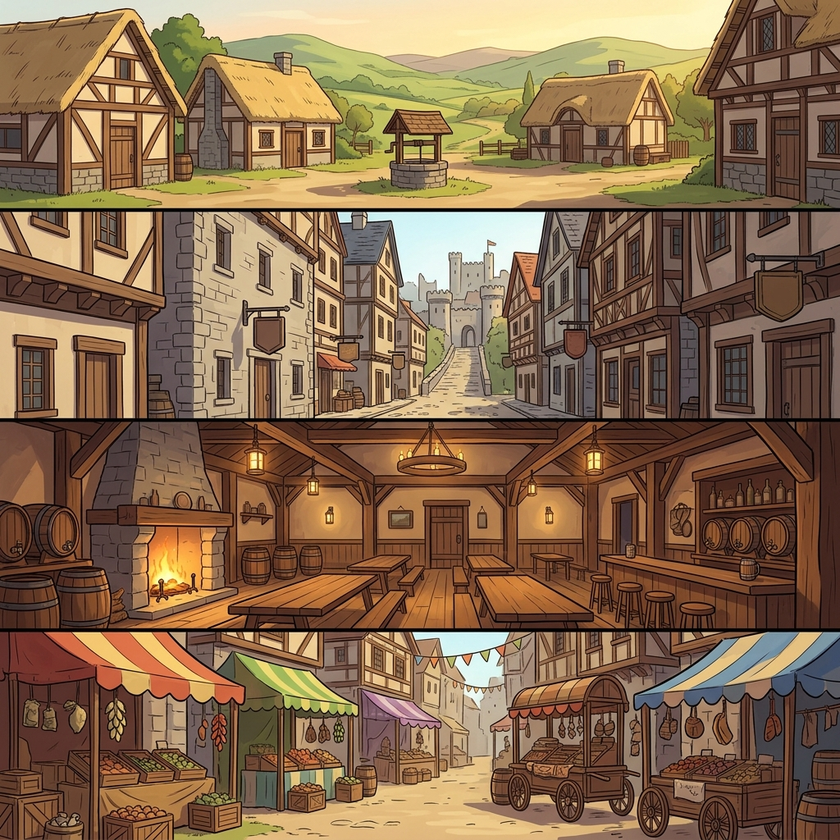
#> input picture art/raw/scenes-batch-1.png, 840 x 840 px, shrunk from 1024 x 1024 before the run, found by its file name
$ python slice_scenes.py art/raw/scenes-batch-1.png loc-village loc-town loc-tavern loc-market
#> lines starting #> are read from the running program, lines starting #| are printed output that depends on the picture
#!/usr/bin/env python3
"""
Slice multi-scene sheet images (4 horizontal landscape rows stacked vertically)
into individual scene PNGs in art/source/ (e.g. scene-loc-village.png).

Usage:
  python art/slice_scenes.py <sheet_image_path> id1 id2 id3 id4

Example:
  python art/slice_scenes.py art/raw/scenes-batch-1.png loc-village loc-town loc-tavern loc-market
"""
import sys
import os
from PIL import Image

SRC_DIR = os.path.join(os.path.dirname(__file__), "source")
os.makedirs(SRC_DIR, exist_ok=True)

def slice_sheet(sheet_path: str, ids: list[str], margin: int = 4):
#> called with sheet_path = 'art/raw/scenes-batch-1.png', margin = 4
    if not os.path.exists(sheet_path):
        print(f"Error: file not found: {sheet_path}")
        sys.exit(1)

    im = Image.open(sheet_path).convert("RGB")
#> im is the input picture: PIL image 840x840 RGB; mean R, G, B 133.9, 105.4, 77.8
    width, height = im.size
#> width = 840; height = 840
    num_rows = len(ids)
    row_height = height / num_rows
#> row_height = 210

    print(f"Loaded {sheet_path} ({width}x{height}), slicing into {num_rows} rows (margin={margin}px)...")
#> (printed output is left out)

    for i, scene_id in enumerate(ids):
        top = int(round(i * row_height)) + margin
        bottom = int(round((i + 1) * row_height)) - margin
        if bottom <= top:
            top = int(round(i * row_height))
            bottom = int(round((i + 1) * row_height))

        # Crop row strip
        strip = im.crop((0, top, width, bottom))

        out_path = os.path.join(SRC_DIR, f"scene-{scene_id}.png")
        strip.save(out_path, "PNG")
        print(f"  Saved row {i+1} ({strip.width}x{strip.height}) -> {out_path}")
#> this loop made 4 passes
#> pass 1, in slice_sheet, `strip = im.crop((0, top, width, bottom))`:
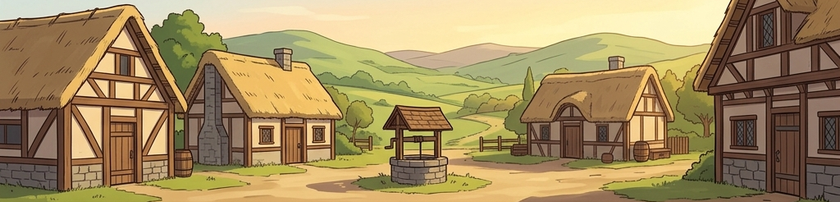
#> strip: PIL image 840x202 RGB; mean R, G, B 163.2, 140.9, 96.2
#> pass 2, in slice_sheet, `strip = im.crop((0, top, width, bottom))`:
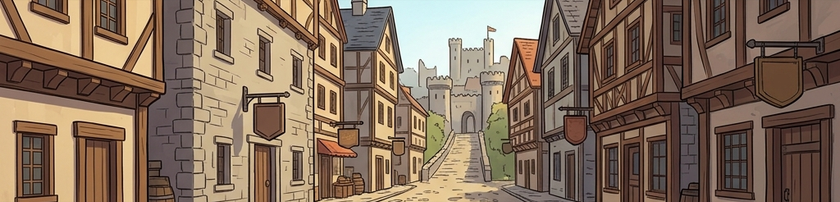
#> strip: PIL image 840x202 RGB; mean R, G, B 132, 110.7, 92.6
#> pass 3, in slice_sheet, `strip = im.crop((0, top, width, bottom))`:
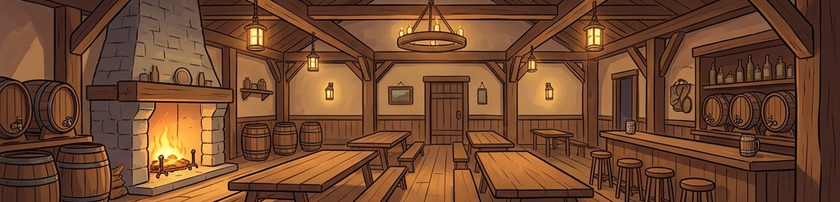
#> strip: PIL image 840x202 RGB; mean R, G, B 113.8, 72, 46.5
#> after the loop:
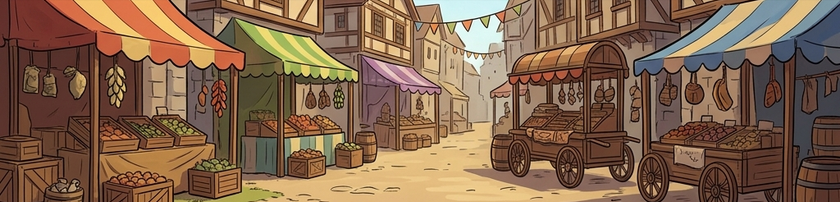
#> strip: PIL image 840x202 RGB; mean R, G, B 131, 100.8, 77.1

if __name__ == "__main__":
    if len(sys.argv) < 3:
        print("Usage: python art/slice_scenes.py <sheet_image_path> <id1> <id2> ...")
        sys.exit(1)

    sheet = sys.argv[1]
    scene_ids = sys.argv[2:]
    slice_sheet(sheet, scene_ids)

$ run again, with art/raw/scenes-batch-2.png copied over art/raw/scenes-batch-1.png
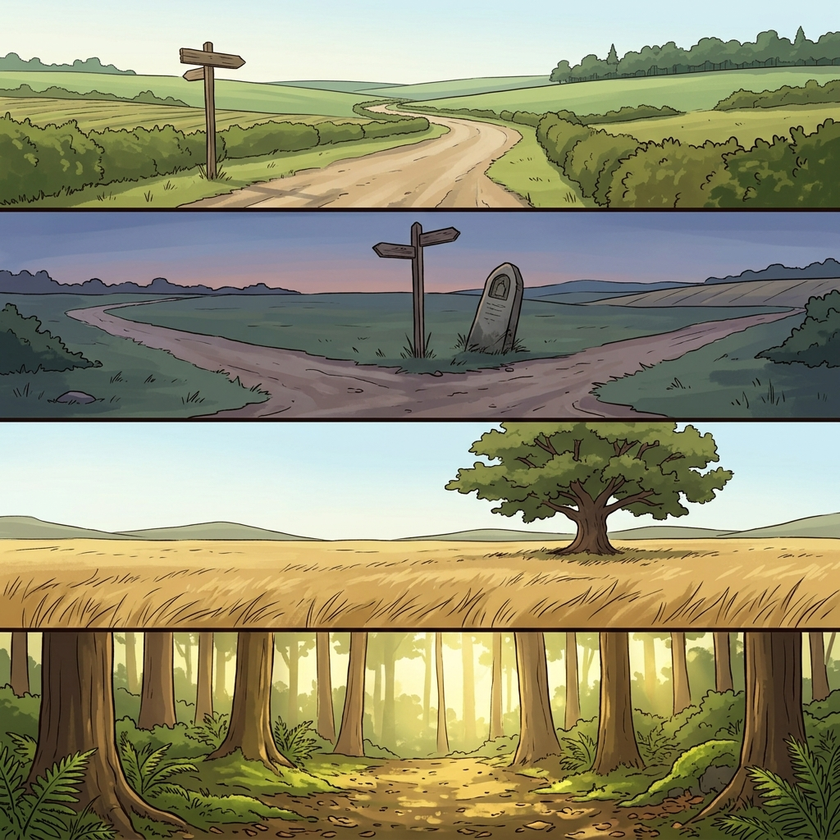
#> input picture art/raw/scenes-batch-2.png, 840 x 840 px, shrunk from 1024 x 1024 before the run, found by its file name
#> in slice_sheet, im is the input picture: PIL image 840x840 RGB; mean R, G, B 144.6, 142.2, 112.6
#> (printed output is left out)
#> the loop in slice_sheet, `for i, scene_id in enumerate(ids):` made 4 passes
#> pass 1, in slice_sheet, `strip = im.crop((0, top, width, bottom))`:
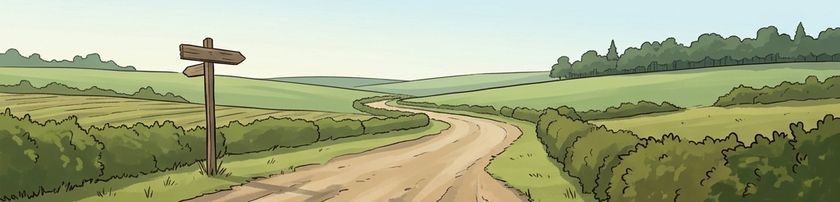
#> strip: PIL image 840x202 RGB; mean R, G, B 162.5, 169.5, 131
#> after the loop in slice_sheet, `for i, scene_id in enumerate(ids):`:
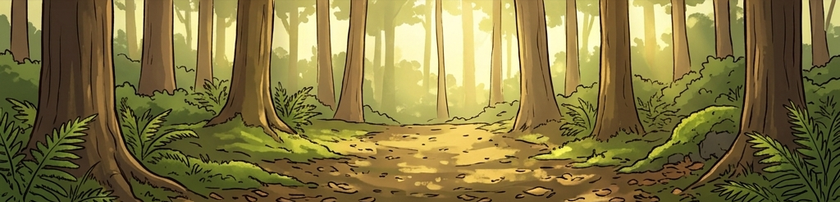
#> strip: PIL image 840x202 RGB; mean R, G, B 130.5, 118, 65.4

$ run again, with art/raw/scenes-batch-3.png copied over art/raw/scenes-batch-1.png
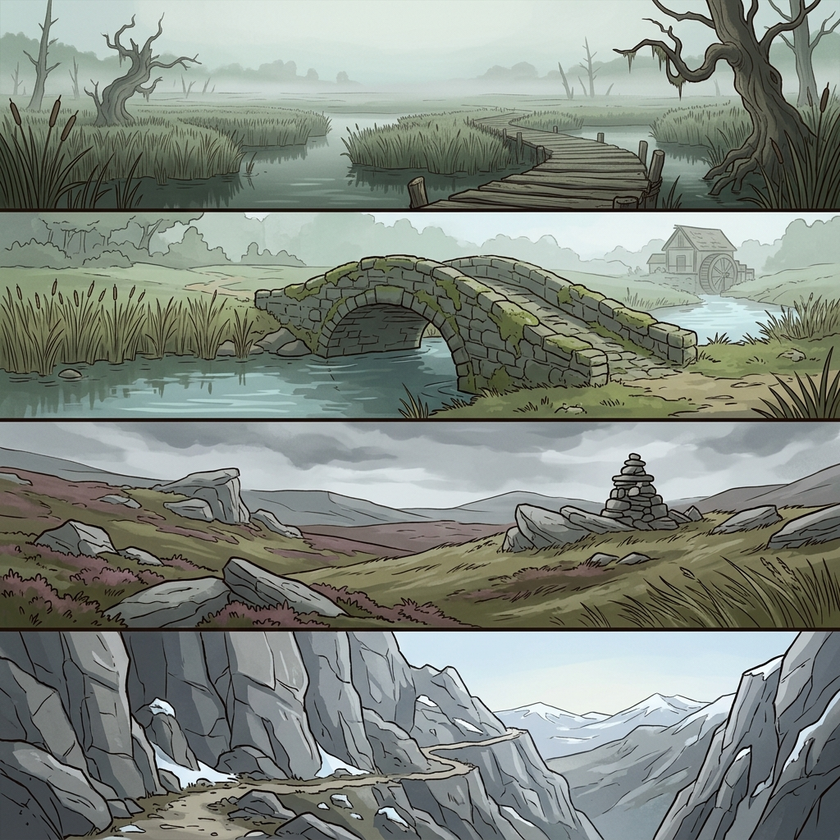
#> input picture art/raw/scenes-batch-3.png, 840 x 840 px, shrunk from 1024 x 1024 before the run, found by its file name
#> in slice_sheet, im is the input picture: PIL image 840x840 RGB; mean R, G, B 129.4, 136.9, 128.6
#> (printed output is left out)
#> the loop in slice_sheet, `for i, scene_id in enumerate(ids):` made 4 passes
#> pass 1, in slice_sheet, `strip = im.crop((0, top, width, bottom))`:
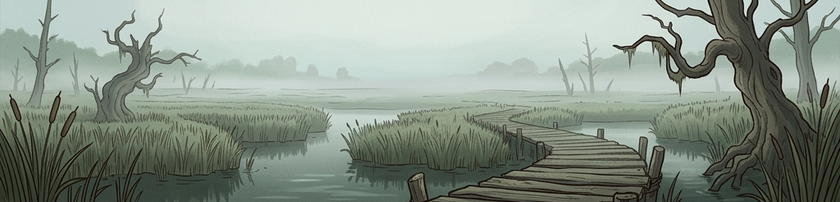
#> strip: PIL image 840x202 RGB; mean R, G, B 137.4, 148.4, 137.3
#> after the loop in slice_sheet, `for i, scene_id in enumerate(ids):`:
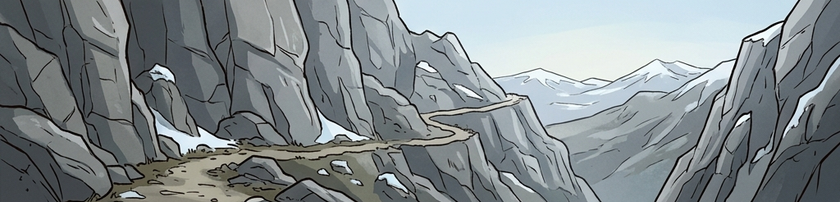
#> strip: PIL image 840x202 RGB; mean R, G, B 130.4, 138.2, 141.1

$ run again, with art/raw/scenes-batch-5.png copied over art/raw/scenes-batch-1.png
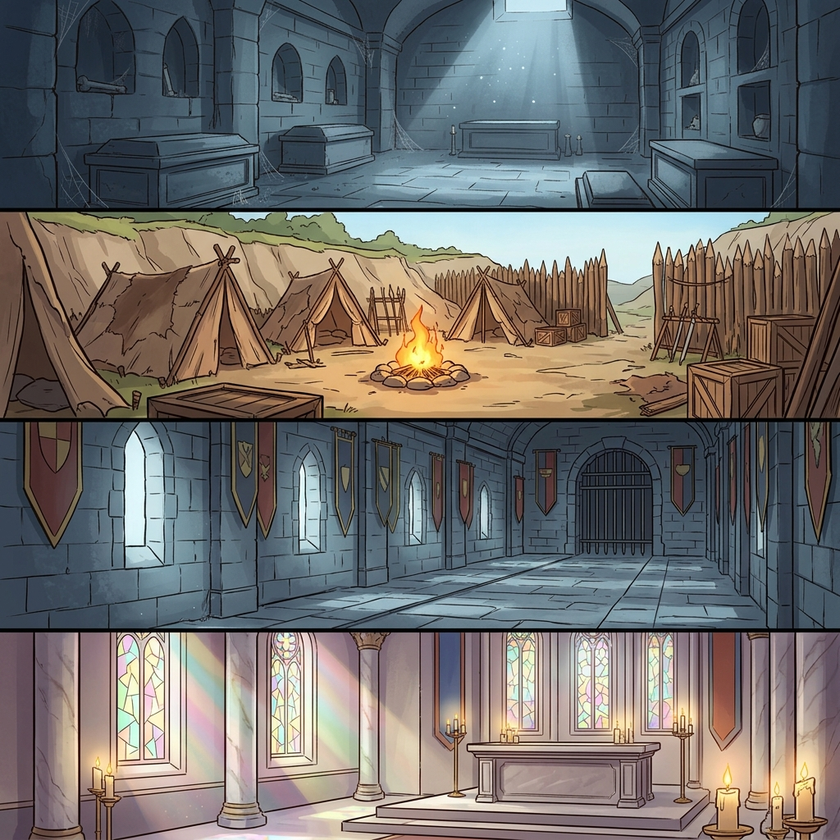
#> input picture art/raw/scenes-batch-5.png, 840 x 840 px, shrunk from 1024 x 1024 before the run, found by its file name
#> in slice_sheet, im is the input picture: PIL image 840x840 RGB; mean R, G, B 112, 109.8, 107.6
#> (printed output is left out)
#> the loop in slice_sheet, `for i, scene_id in enumerate(ids):` made 4 passes
#> pass 1, in slice_sheet, `strip = im.crop((0, top, width, bottom))`:
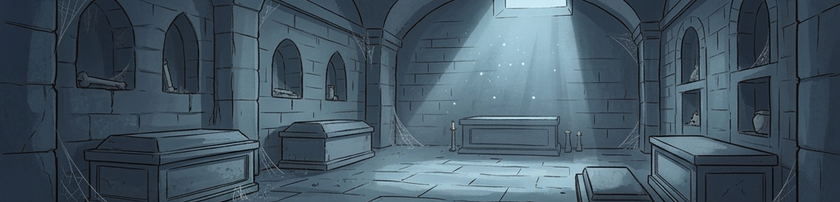
#> strip: PIL image 840x202 RGB; mean R, G, B 68.1, 86.5, 99.6
#> after the loop in slice_sheet, `for i, scene_id in enumerate(ids):`:
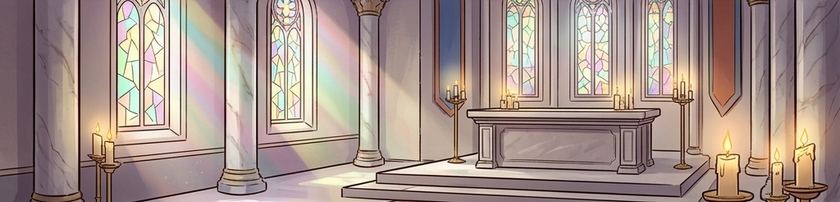
#> strip: PIL image 840x202 RGB; mean R, G, B 165.1, 146.6, 138.7
